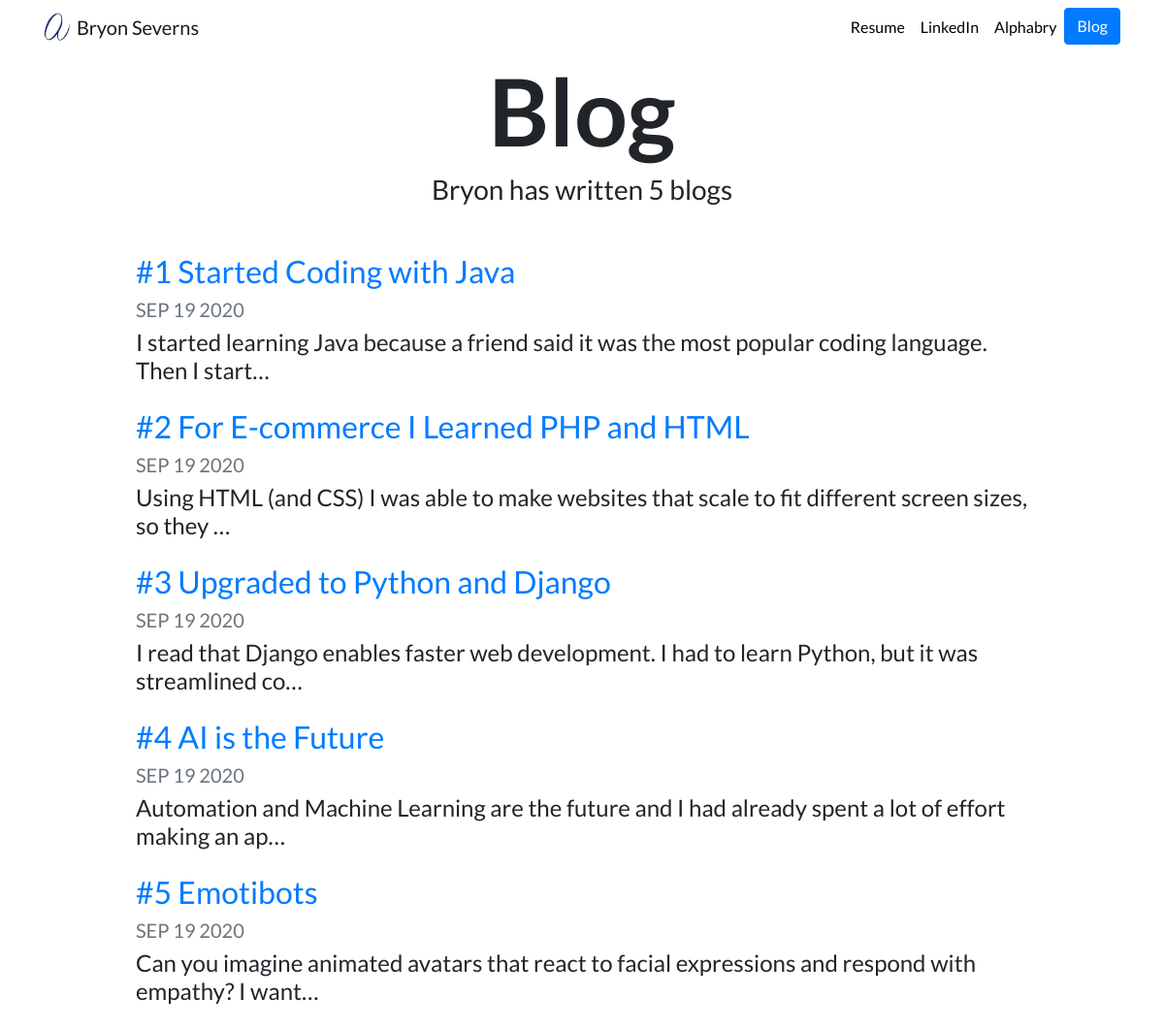
Screenshot of /blog/ with the database file from the repository.
### blog/models.py (models this page shows, shortened)
class Blog(models.Model):
    title = models.CharField(max_length=200)
    description = models.TextField()
    date = models.DateField()

### blog/views.py (the view)
# urls.py: path('', views.all_blogs, name='all_blogs'),
def all_blogs(request):
    blogs = Blog.objects.order_by('-date') # -date = newest to oldest
    return render(request, 'blog/all_blogs.html', {'blogs':blogs})

### blog/templates/blog/all_blogs.html
{% extends "portfolio/base.html" %}
{% load static %}
{% block content %}
<h1 id="blogtitle" class="font-weight-bold text-center">Blog</h1>
<h3 class="text-center mb-5">Bryon has written {{ blogs.count }} blog{{ blogs.count|pluralize }}</h3>
{% for blog in blogs %}
<div class="row justify-content-center my-3">
  <div class="col-md-10">
    <a href="{% url 'blog:detail' blog.id %}">
      <h2>{{ blog.title }}</h2>
    </a>
    <h5 class="text-muted">{{ blog.date|date:'M d Y'|upper }}</h5>
    <h4>{{ blog.description|striptags|truncatechars:100 }}</h4>
  </div>
</div>
{% endfor %}
{% endblock %}

### portfolio/static/portfolio/custom.css (style rules this page uses)
body { font-family: 'Lato', sans-serif; }
#blogtitle { font-size: 6rem; }

### rows the page displays
Blog: title "#1 Started Coding with Java", date "SEP 19 2020", description "I started learning Java because a friend said it was the most popular coding language. Then I start…"
Blog: title "#2 For E-commerce I Learned PHP and HTML", date "SEP 19 2020", description "Using HTML (and CSS) I was able to make websites that scale to fit different screen sizes, so they …"
Blog: title "#3 Upgraded to Python and Django", date "SEP 19 2020", description "I read that Django enables faster web development. I had to learn Python, but it was streamlined co…"
Blog: title "#4 AI is the Future", date "SEP 19 2020", description "Automation and Machine Learning are the future and I had already spent a lot of effort making an ap…"
Blog: title "#5 Emotibots", date "SEP 19 2020", description "Can you imagine animated avatars that react to facial expressions and respond with empathy? I want…"

### other values shown
{{ blogs.count }} "5"
